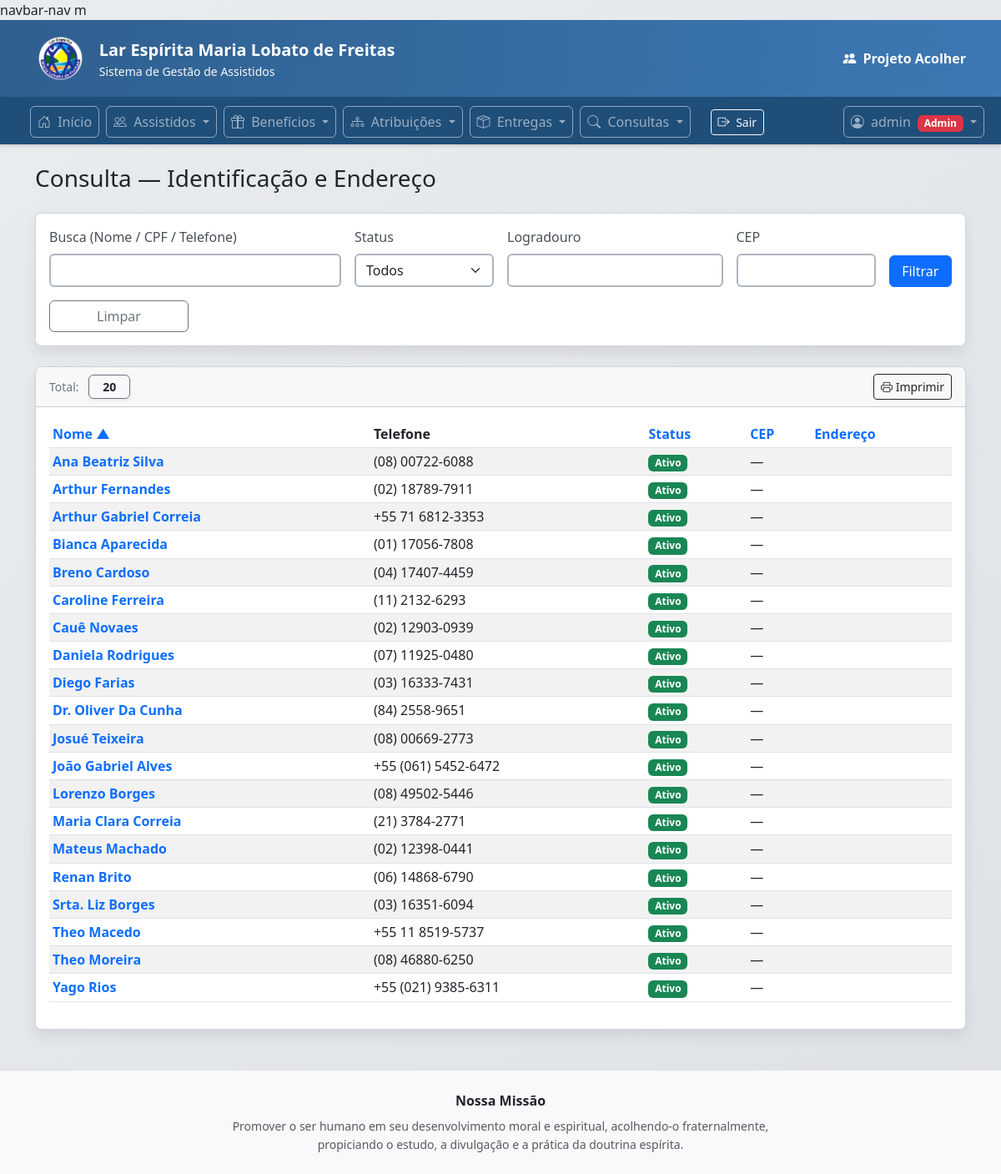
Screenshot of /operacoes/consultas/identificacao/ (signed in) with the database file from the repository.
### apps/assistidos/models.py (models this page shows, shortened)
class Assistido(models.Model):
    id = models.UUIDField(primary_key=True, default=uuid.uuid4, editable=False)
    codigo = models.CharField(max_length=30, unique=True, blank=True, null=True)
    nome = models.CharField(max_length=120)
    cpf = models.CharField(max_length=11, blank=True, null=True, unique=True,verbose_name="CPF")
    data_nascimento = models.DateField(blank=True, null=True)
    telefone = models.CharField(max_length=30, blank=True)
    logradouro = models.CharField(max_length=120, blank=True)
    numero = models.CharField(max_length=20, blank=True)
    complemento = models.CharField(max_length=80, blank=True)
    bairro = models.CharField(max_length=80, blank=True)
    cidade = models.CharField(max_length=80, blank=True)
    uf = models.CharField(max_length=2, blank=True,verbose_name="UF")
    cep = models.CharField(max_length=9, blank=True,verbose_name="CEP")
    sit_trabalho = models.CharField(
        max_length=20, choices=SituacaoTrabalho.choices,
        default=SituacaoTrabalho.NAO_INFORMADO
    )
    responsavel_renda = models.CharField(
        max_length=20, choices=ResponsavelRenda.choices,
        default=ResponsavelRenda.NAO_INFORMADO
    )
    faixa_renda = models.CharField(
        max_length=20, choices=FaixaRenda.choices,
        default=FaixaRenda.NAO_INFORMADO
    )
    tipo_moradia = models.CharField(
        max_length=20, choices=TipoMoradia.choices,
        default=TipoMoradia.NAO_INFORMADO
    )
    material_moradia = models.CharField(
        max_length=20, choices=MaterialMoradia.choices,
        default=MaterialMoradia.NAO_INFORMADO
    )
    area_risco = models.CharField(
        max_length=20, choices=TriSimNao.choices,
        default=TriSimNao.NAO_INFORMADO
    )
    sabe_ler_escrever = models.CharField(
        max_length=20, choices=TriSimNao.choices,
        default=TriSimNao.NAO_INFORMADO
    )
    escolaridade = models.CharField(
        max_length=30, choices=Escolaridade.choices,
        default=Escolaridade.NAO_INFORMADO
    )
    diabetes = models.CharField(max_length=20, choices=TriSimNao.choices, default=TriSimNao.NAO_INFORMADO)
    pressao_alta = models.CharField(max_length=20, choices=TriSimNao.choices, default=TriSimNao.NAO_INFORMADO)
    medic_uso_continuo = models.CharField(max_length=20, choices=TriSimNao.choices, default=TriSimNao.NAO_INFORMADO)
    doenca_permanente = models.CharField(max_length=20, choices=TriSimNao.choices, default=TriSimNao.NAO_INFORMADO)
    data_inicio_apoio = models.DateField(blank=True, null=True,verbose_name="Ingresso no Programa")
    status = models.CharField(max_length=10, choices=StatusCadastro.choices, default=StatusCadastro.ATIVO)
    data_inativacao = models.DateField(blank=True, null=True)
    motivo_inativacao = models.CharField(max_length=200, blank=True)
    criado_em = models.DateTimeField(auto_now_add=True)
    class Meta:
        ordering = ["nome"]
    @property
    def cep_formatado(self):
        cep = normalizar_cep(self.cep)
        if len(cep) != 8:
            return self.cep
        return f"{cep[:5]}-{cep[5:]}"
    @property
    def endereco_resumo(self):
        partes = []
        if self.logradouro:
            log = self.logradouro.title()
            if self.numero:
                log = f"{log}, {self.numero}"
            partes.append(log)
        if self.cep:
            partes.append(f"CEP {self.cep_formatado}")
        return " • ".join(partes)
    @property
    def telefone_formatado(self):
        tel = "".join(c for c in (self.telefone or "") if c.isdigit())
        if len(tel) == 10:  # (DD) XXXX-XXXX
            return f"({tel[:2]}) {tel[2:6]}-{tel[6:]}"
        if len(tel) == 11:  # (DD) XXXXX-XXXX
            return f"({tel[:2]}) {tel[2:7]}-{tel[7:]}"
        return self.telefone or ""

### apps/operacoes/consultas/views.py (the view)
# urls.py: path("identificacao/", views.identificacao_lista, name="identificacao_lista"),
@login_required
def identificacao_lista(request):
    if not pode_ver(request.user):
        return HttpResponse("Sem permissão.", status=403)
    qs = _aplicar_filtros_e_ordenacao(request)
    total = qs.count()
    return render(
    request,"operacoes/consultas/identificacao_lista.html",{"assistidos": qs, "total": qs.count(),})

### apps/operacoes/templates/operacoes/consultas/identificacao_lista.html (shortened to what this page needs)
{% extends "operacoes/base.html" %}
{% load querystring %}
{% block content %}
<div class="container mt-4">
    <div class="d-flex justify-content-between align-items-center mb-3">
        <h3>Consulta — Identificação e Endereço</h3>
    </div>
    <div class="card shadow-sm mb-4">
        <div class="card-body">
            <form method="get" class="row g-3">
                <div class="col-md-4">
                    <label class="form-label">Busca (Nome / CPF / Telefone)</label>
                    <input type="text" name="q" value="{{ request.GET.q }}" class="form-control">
                </div>
                <div class="col-md-2">
                    <label class="form-label">Status</label>
                    <select name="status" class="form-select">
                        <option value="">Todos</option>
                    </select>
                </div>
                <div class="col-md-3">
                    <label class="form-label">Logradouro</label>
                    <input type="text" name="logradouro" value="{{ request.GET.logradouro }}" class="form-control">
                </div>
                <div class="col-md-2">
                    <label class="form-label">CEP</label>
                    <input type="text" name="cep" value="{{ request.GET.cep }}" class="form-control">
                </div>
                <div class="col-md-1 d-flex align-items-end">
                    <button type="submit" class="btn btn-primary w-100">Filtrar</button>
                </div>
                <div class="col-md-2 d-flex align-items-end">
                    <a href="{% url 'consultas:identificacao_lista' %}" class="btn btn-outline-secondary w-100">
                        Limpar
                    </a>
                </div>
            </form>
        </div>
    </div>
    <div class="card shadow-sm">
        <div class="card-header d-flex justify-content-between align-items-center">
      <div class="small">
          <span class="text-secondary me-2">Total:</span>
          <span class="px-3 py-1 border border-secondary rounded bg-light fw-semibold shadow-sm">
             {{ total }}
          </span>
      </div>
      <a href="{% url 'consultas:identificacao_print' %}?{% qs_update request %}"
         target="_blank"
         class="btn btn-outline-dark btn-sm">
        <i class="bi bi-printer"></i> Imprimir
      </a>
    </div>
        <div class="card-body table-responsive">
            <table class="table table-striped table-sm">
                <thead>
                    <tr>
                        <th>
                            <a class="text-decoration-none" href="?{% sort_qs request 'nome' %}">
                                Nome {% sort_icon request 'nome' %}
                            </a>
                        </th>
                        <th>Telefone</th>
                        <th>
                            <a class="text-decoration-none" href="?{% sort_qs request 'status' %}">
                                Status {% sort_icon request 'status' %}
                            </a>
                        </th>
                        <th>
                            <a class="text-decoration-none" href="?{% sort_qs request 'cep' %}">
                                CEP {% sort_icon request 'cep' %}
                            </a>
                        </th>
                        <th>
                            <a class="text-decoration-none" href="?{% sort_qs request 'logradouro' %}">
                                Endereço {% sort_icon request 'logradouro' %}
                            </a>
                        </th>
                    </tr>
                </thead>
                <tbody>
                    {% for a in assistidos %}
                    <tr>
                        <td>
                            <a class="fw-semibold text-decoration-none"
                                href="{% url 'assistidos:assistido_detail' a.id %}">
                                {{ a.nome|title }}
                            </a>
                        </td>
                        <td>{{ a.telefone_formatado|default:"—" }}</td>
                        <td>
                            {% if a.status  ==  "ATIVO" %}
                            <span class="badge text-bg-success">Ativo</span>
                            {% else %}
                            <span class="badge text-bg-secondary">Inativo</span>
                            {% endif %}
                        </td>
                        <td>{{ a.cep_formatado|default:"—" }}</td>
                        <td class="text-muted">{{ a.endereco_resumo|title }}</td>
                    </tr>
                    {% empty %}
                    <tr>
                        <td colspan="5" class="text-center">Nenhum registro encontrado.</td>
                    </tr>
                    {% endfor %}
                </tbody>
            </table>
        </div>
    </div>
</div>
{% endblock %}

### apps/operacoes/templates/operacoes/base.html (shortened to what this page needs)
<!DOCTYPE html>
<html lang="pt-br">
{% load static %}
<head>
    <link href="https://cdn.jsdelivr.net/npm/bootstrap@5.3.0/dist/css/bootstrap.min.css" rel="stylesheet">
    <link rel="stylesheet" href="https://cdn.jsdelivr.net/npm/bootstrap-icons@1.10.0/font/bootstrap-icons.css">
</head>
navbar-nav m<body>
    <div class="header-institucional">
        <div class="container py-3">
            <div class="d-flex align-items-center justify-content-between flex-wrap gap-2">
                <div class="d-flex align-items-center gap-3">
                    <img src="{% static 'img/logo.png' %}"
                         alt="Lar Espírita Maria Lobato de Freitas"
                         style="height:60px; width:auto;">
                    <div>
                        <div class="fw-semibold fs-5 text-white">
                            Lar Espírita Maria Lobato de Freitas
                        </div>
                        <div class="small text-light">
                            Sistema de Gestão de Assistidos
                        </div>
                    </div>
                </div>
                <a class="brand-link fw-bold text-white d-inline-flex align-items-center"
                   href="{% url 'operacoes_home' %}">
                    <i class="bi bi-people-fill me-2"></i>
                    Projeto Acolher
                </a>
            </div>
        </div>
    </div>
    <nav class="navbar navbar-expand-lg navbar-dark navbar-institucional">
        <div class="container-fluid">
            <div class="collapse navbar-collapse" id="navbarMain">
                <ul class="navbar-nav ms-4 me-auto">
                    <li class="nav-item">
                        <a class="nav-link" href="{% url 'operacoes_home' %}">
                            <i class="bi bi-house-door me-1"></i> Início
                        </a>
                    </li>
                    {% if user.is_authenticated and pode_ver %}
                    <li class="nav-item dropdown">
                        <a class="nav-link dropdown-toggle" href="#" role="button" data-bs-toggle="dropdown"
                            aria-expanded="false">
                            <i class="bi bi-people me-1"></i> Assistidos
                        </a>
                    </li>
                    {% endif %}
                    {% if user.is_authenticated and pode_ver %}
                    <li class="nav-item dropdown">
                        <a class="nav-link dropdown-toggle" href="#" role="button" data-bs-toggle="dropdown"
                            aria-expanded="false">
                            <i class="bi bi-gift me-1"></i> Benefícios
                        </a>
                    </li>
                    {% endif %}
                    {% if user.is_authenticated and pode_ver %}
                    <li class="nav-item dropdown">
                        <a class="nav-link dropdown-toggle" href="#" role="button" data-bs-toggle="dropdown"
                            aria-expanded="false">
                            <i class="bi bi-diagram-3 me-1"></i> Atribuições
                        </a>
                    </li>
                    {% endif %}
                    {% if user.is_authenticated and pode_ver %}
                    <li class="nav-item dropdown">
                        <a class="nav-link dropdown-toggle" href="#" role="button" data-bs-toggle="dropdown"
                            aria-expanded="false">
                            <i class="bi bi-box-seam me-1"></i> Entregas
                        </a>
                    </li>
                    {% endif %}
                    {% if user.is_authenticated and pode_ver %}
                    <li class="nav-item dropdown">
                        <a class="nav-link dropdown-toggle" href="#" role="button" data-bs-toggle="dropdown"
                            aria-expanded="false">
                            <i class="bi bi-search me-1"></i> Consultas
                        </a>
                    </li>
                    <li class="nav-item d-flex align-items-center ms-3">
                        <form method="post" action="/accounts/logout/" class="m-0">
                            <button type="submit" class="btn btn-outline-light btn-sm">
                                <i class="bi bi-box-arrow-right me-1"></i> Sair
                            </button>
                        </form>
                    </li>
                    {% endif %}
                </ul>
                <ul class="navbar-nav">
                    {% if user.is_authenticated %}
                    <li class="nav-item dropdown">
                        <a class="nav-link dropdown-toggle" href="#" role="button" data-bs-toggle="dropdown"
                            aria-expanded="false">
                            <i class="bi bi-person-circle me-1"></i> {{ user.username }}
                            {% if user.is_superuser %}
                            <span class="badge bg-danger ms-1">Admin</span>
                            {% elif pode_deletar %}
                            <span class="badge bg-success ms-1">Gestor</span>
                            {% elif pode_editar %}
                            <span class="badge bg-secondary ms-1">Operador</span>
                            {% elif pode_ver %}
                            <span class="badge bg-info text-dark ms-1">Consultor</span>
                            {% endif %}
                        </a>
                    </li>
                    {% else %}
                    <li class="nav-item">
                        <a class="nav-link" href="/accounts/login/">
                            <i class="bi bi-box-arrow-in-right me-1"></i> Entrar
                        </a>
                    </li>
                    {% endif %}
                </ul>
            </div>
        </div>
    </nav>
    <div class="container-fluid mt-3">
        {% block content %}
        {% endblock %}
    </div>
    <footer class="mt-5 border-top bg-light">
        <div class="container py-4 text-center">
            <div class="fw-semibold mb-2">Nossa Missão</div>
            <div class="col-lg-8 col-xl-7 mx-auto small text-muted" style="line-height:1.6;">
                Promover o ser humano em seu desenvolvimento moral e espiritual,
                acolhendo-o fraternalmente, propiciando o estudo, a divulgação
                e a prática da doutrina espírita.
            </div>
        </div>
    </footer>
</body>
</html>

### rows the page displays
Assistido: nome "Ana Beatriz Silva", telefone_formatado "(08) 00722-6088", status "Ativo", cep_formatado "—"
Assistido: nome "Arthur Fernandes", telefone_formatado "(02) 18789-7911", status "Ativo", cep_formatado "—"
Assistido: nome "Arthur Gabriel Correia", telefone_formatado "+55 71 6812-3353", status "Ativo", cep_formatado "—"
Assistido: nome "Bianca Aparecida", telefone_formatado "(01) 17056-7808", status "Ativo", cep_formatado "—"
Assistido: nome "Breno Cardoso", telefone_formatado "(04) 17407-4459", status "Ativo", cep_formatado "—"
Assistido: nome "Caroline Ferreira", telefone_formatado "(11) 2132-6293", status "Ativo", cep_formatado "—"
Assistido: nome "Cauê Novaes", telefone_formatado "(02) 12903-0939", status "Ativo", cep_formatado "—"
Assistido: nome "Daniela Rodrigues", telefone_formatado "(07) 11925-0480", status "Ativo", cep_formatado "—"
Assistido: nome "Diego Farias", telefone_formatado "(03) 16333-7431", status "Ativo", cep_formatado "—"
Assistido: nome "Dr. Oliver Da Cunha", telefone_formatado "(84) 2558-9651", status "Ativo", cep_formatado "—"
Assistido: nome "Josué Teixeira", telefone_formatado "(08) 00669-2773", status "Ativo", cep_formatado "—"
Assistido: nome "João Gabriel Alves", telefone_formatado "+55 (061) 5452-6472", status "Ativo", cep_formatado "—"
Assistido: nome "Lorenzo Borges", telefone_formatado "(08) 49502-5446", status "Ativo", cep_formatado "—"
Assistido: nome "Maria Clara Correia", telefone_formatado "(21) 3784-2771", status "Ativo", cep_formatado "—"
Assistido: nome "Mateus Machado", telefone_formatado "(02) 12398-0441", status "Ativo", cep_formatado "—"
Assistido: nome "Renan Brito", telefone_formatado "(06) 14868-6790", status "Ativo", cep_formatado "—"
Assistido: nome "Srta. Liz Borges", telefone_formatado "(03) 16351-6094", status "Ativo", cep_formatado "—"
Assistido: nome "Theo Macedo", telefone_formatado "+55 11 8519-5737", status "Ativo", cep_formatado "—"
Assistido: nome "Theo Moreira", telefone_formatado "(08) 46880-6250", status "Ativo", cep_formatado "—"
Assistido: nome "Yago Rios", telefone_formatado "+55 (021) 9385-6311", status "Ativo", cep_formatado "—"

### other values shown
{{ user.username }} "admin"
{{ total }} "20"
